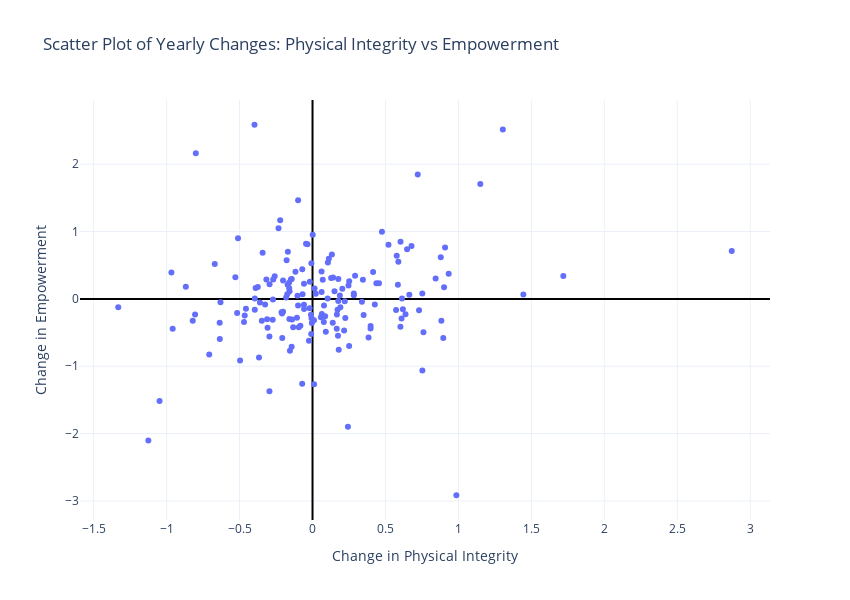

Notebook code for this chart:
### Code cell
# Load and clean data
df1 = pd.read_csv('csv files/cpr.csv')
df = df1[['country', 'year', 'physint_mean', 'empower_mean']].dropna()
df = df.sort_values(['country', 'year'])

# Calculate year-over-year changes
df['physint_change'] = df.groupby('country')['physint_mean'].diff()
df['empower_change'] = df.groupby('country')['empower_mean'].diff()

# Drop NaNs (first year has no previous year to compare)
df_change = df.dropna(subset=['physint_change', 'empower_change'])

# Plot scatter plot
fig = px.scatter(
    df_change,
    x='physint_change',
    y='empower_change',
    hover_data=['country', 'year'],
    title='Scatter Plot of Yearly Changes: Physical Integrity vs Empowerment',
    labels={
        'physint_change': 'Change in Physical Integrity',
        'empower_change': 'Change in Empowerment'
    },
    width=850,
    height=600
)

fig.update_layout(
    template='plotly_white',
    xaxis=dict(zeroline=True, zerolinewidth=2, zerolinecolor='black'),
    yaxis=dict(zeroline=True, zerolinewidth=2, zerolinecolor='black')
)

fig.show()

### Figure 1 — Plotly figure (JSON) as saved in the notebook; plotly's stock layout.template omitted (floating-point values rounded to 4 significant figures; data arrays with more than 128 entries replaced by an {"elided": "..."} marker saying what was removed)
{"data": [{"customdata": {"elided": "171x2 mixed values"}, "hovertemplate": "Change in Physical Integrity=%{x}<br>Change in Empowerment=%{y}<br>country=%{customdata[0]}<br>year=%{customdata[1]}<extra></extra>", "legendgroup": "", "marker": {"color": "#636efa", "symbol": "circle"}, "mode": "markers", "name": "", "orientation": "v", "showlegend": false, "type": "scatter", "x": {"elided": "171 float values"}, "xaxis": "x", "y": {"elided": "171 float values"}, "yaxis": "y"}], "layout": {"height": 600, "legend": {"tracegroupgap": 0}, "title": {"text": "Scatter Plot of Yearly Changes: Physical Integrity vs Empowerment"}, "width": 850, "xaxis": {"anchor": "y", "domain": [0, 1], "title": {"text": "Change in Physical Integrity"}, "zeroline": true, "zerolinecolor": "black", "zerolinewidth": 2}, "yaxis": {"anchor": "x", "domain": [0, 1], "title": {"text": "Change in Empowerment"}, "zeroline": true, "zerolinecolor": "black", "zerolinewidth": 2}}}
